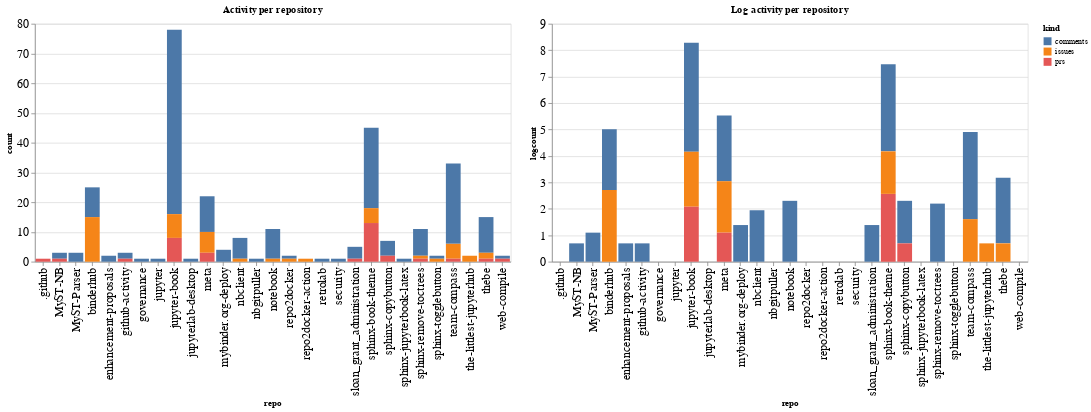

The code cell stored with this chart in its notebook:
### Code cell
ch1 = alt.Chart(repo_summaries, width=600, title="Activity per repository").mark_bar().encode(
    x='repo',
    y='count',
    color='kind',
    tooltip="kind"
)

ch2 = alt.Chart(repo_summaries, width=600, title="Log activity per repository").mark_bar().encode(
    x='repo',
    y='logcount',
    color='kind',
    tooltip="kind"
)

ch1 | ch2

### Figure 1 — Vega-Lite specification as saved in the notebook (floating-point values rounded to 4 significant figures)
{"config": {"axisLeft": {"labelFontSize": 15}, "axisBottom": {"labelFontSize": 15}}, "hconcat": [{"mark": "bar", "encoding": {"color": {"type": "nominal", "field": "kind"}, "tooltip": {"type": "nominal", "field": "kind"}, "x": {"type": "nominal", "field": "repo"}, "y": {"type": "quantitative", "field": "count"}}, "title": "Activity per repository", "width": 600}, {"mark": "bar", "encoding": {"color": {"type": "nominal", "field": "kind"}, "tooltip": {"type": "nominal", "field": "kind"}, "x": {"type": "nominal", "field": "repo"}, "y": {"type": "quantitative", "field": "logcount"}}, "title": "Log activity per repository", "width": 600}], "data": {"name": "data-2510ea2df3cedd440b84d978488b43cd"}, "$schema": "https://vega.github.io/schema/vega-lite/v4.8.1.json", "datasets": {"data-2510ea2df3cedd440b84d978488b43cd": [{"repo": ".github", "kind": "prs", "count": 1, "logcount": 0.0}, {"repo": "MyST-NB", "kind": "comments", "count": 2, "logcount": 0.6931}, {"repo": "MyST-NB", "kind": "prs", "count": 1, "logcount": 0.0}, {"repo": "MyST-Parser", "kind": "comments", "count": 3, "logcount": 1.099}, {"repo": "binderhub", "kind": "comments", "count": 10, "logcount": 2.303}, {"repo": "binderhub", "kind": "issues", "count": 15, "logcount": 2.708}, {"repo": "enhancement-proposals", "kind": "comments", "count": 2, "logcount": 0.6931}, {"repo": "github-activity", "kind": "comments", "count": 2, "logcount": 0.6931}, {"repo": "github-activity", "kind": "prs", "count": 1, "logcount": 0.0}, {"repo": "governance", "kind": "comments", "count": 1, "logcount": 0.0}, {"repo": "jupyter", "kind": "comments", "count": 1, "logcount": 0.0}, {"repo": "jupyter-book", "kind": "comments", "count": 62, "logcount": 4.127}, {"repo": "jupyter-book", "kind": "issues", "count": 8, "logcount": 2.079}, {"repo": "jupyter-book", "kind": "prs", "count": 8, "logcount": 2.079}, {"repo": "jupyterlab-desktop", "kind": "comments", "count": 1, "logcount": 0.0}, {"repo": "meta", "kind": "comments", "count": 12, "logcount": 2.485}, {"repo": "meta", "kind": "issues", "count": 7, "logcount": 1.946}, {"repo": "meta", "kind": "prs", "count": 3, "logcount": 1.099}, {"repo": "mybinder.org-deploy", "kind": "comments", "count": 4, "logcount": 1.386}, {"repo": "nbclient", "kind": "comments", "count": 7, "logcount": 1.946}, {"repo": "nbclient", "kind": "issues", "count": 1, "logcount": 0.0}, {"repo": "nbgitpuller", "kind": "comments", "count": 1, "logcount": 0.0}, {"repo": "notebook", "kind": "comments", "count": 10, "logcount": 2.303}, {"repo": "notebook", "kind": "issues", "count": 1, "logcount": 0.0}, {"repo": "repo2docker", "kind": "comments", "count": 1, "logcount": 0.0}, {"repo": "repo2docker", "kind": "issues", "count": 1, "logcount": 0.0}, {"repo": "repo2docker-action", "kind": "issues", "count": 1, "logcount": 0.0}, {"repo": "retrolab", "kind": "comments", "count": 1, "logcount": 0.0}, {"repo": "security", "kind": "comments", "count": 1, "logcount": 0.0}, {"repo": "sloan_grant_administration", "kind": "comments", "count": 4, "logcount": 1.386}, {"repo": "sloan_grant_administration", "kind": "prs", "count": 1, "logcount": 0.0}, {"repo": "sphinx-book-theme", "kind": "comments", "count": 27, "logcount": 3.296}, {"repo": "sphinx-book-theme", "kind": "issues", "count": 5, "logcount": 1.609}, {"repo": "sphinx-book-theme", "kind": "prs", "count": 13, "logcount": 2.565}, {"repo": "sphinx-copybutton", "kind": "comments", "count": 5, "logcount": 1.609}, {"repo": "sphinx-copybutton", "kind": "prs", "count": 2, "logcount": 0.6931}, {"repo": "sphinx-jupyterbook-latex", "kind": "comments", "count": 1, "logcount": 0.0}, {"repo": "sphinx-remove-toctrees", "kind": "comments", "count": 9, "logcount": 2.197}, {"repo": "sphinx-remove-toctrees", "kind": "issues", "count": 1, "logcount": 0.0}, {"repo": "sphinx-remove-toctrees", "kind": "prs", "count": 1, "logcount": 0.0}, {"repo": "sphinx-togglebutton", "kind": "comments", "count": 1, "logcount": 0.0}, {"repo": "sphinx-togglebutton", "kind": "issues", "count": 1, "logcount": 0.0}, {"repo": "team-compass", "kind": "comments", "count": 27, "logcount": 3.296}, {"repo": "team-compass", "kind": "issues", "count": 5, "logcount": 1.609}, {"repo": "team-compass", "kind": "prs", "count": 1, "logcount": 0.0}, {"repo": "the-littlest-jupyterhub", "kind": "issues", "count": 2, "logcount": 0.6931}, {"repo": "thebe", "kind": "comments", "count": 12, "logcount": 2.485}, {"repo": "thebe", "kind": "issues", "count": 2, "logcount": 0.6931}, {"repo": "thebe", "kind": "prs", "count": 1, "logcount": 0.0}, {"repo": "web-compile", "kind": "comments", "count": 1, "logcount": 0.0}, {"repo": "web-compile", "kind": "prs", "count": 1, "logcount": 0.0}]}}
